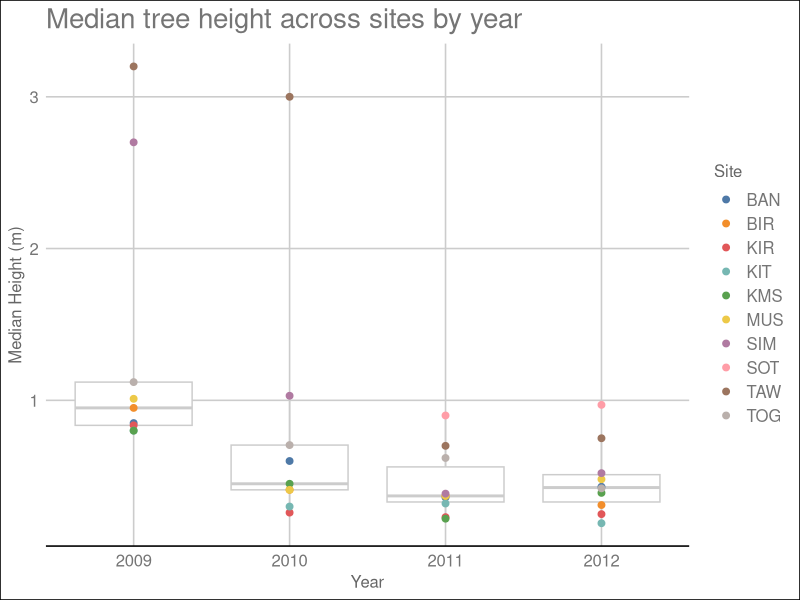
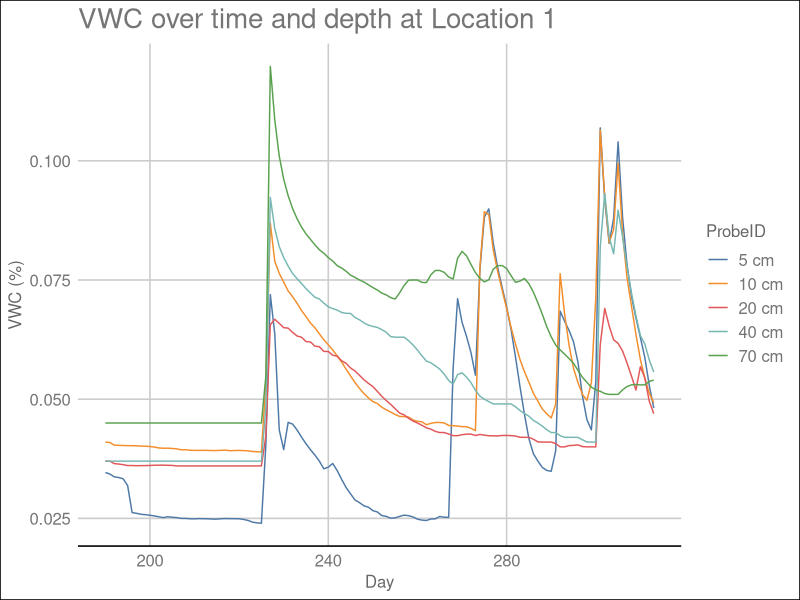

Source code (R) for these figures, in order:
## ---- chunk 1
knitr::opts_chunk$set(echo = TRUE)
library(dplyr)
library(ggplot2)
library(ggthemes)
library(tidyr)
## ---- chunk 2
treeData <- read.csv("data/Serengeti2.csv")

medHeight <- treeData %>%
  group_by(Site, Year) %>%
  summarise(medHt=median(Ht))

ggplot(data=medHeight, aes(x=Year, y=medHt, group=Year))+
  geom_boxplot(color="gray80")+
  geom_point(aes(color=Site), size=2)+
  theme_gdocs()+
  scale_x_continuous(breaks=c(2009, 2010, 2011, 2012))+
  scale_color_tableau()+
  xlab("Year")+
  ylab("Median Height (m)")+
  ggtitle("Median tree height across sites by year")
## ---- chunk 3
eucDistance <- function(pt1, pt2){
  #' Calculate euclidean distance between two points
  #'
  #' @param pt1 a vector of x and y coordinates for one point, ex c(1,10)
  #' @param pt2 a vector of x and y coordinates for the second point, ex c(2,5)
  #' @return the distance between the two points
  #' @examples
  #' eucDistance(pt1=c(0,0), pt2=c(5,10))
  ((pt1[1]-pt2[1])^2+(pt1[2]-pt2[2])^2)^(1/2)
}
## ---- chunk 4
eucDistance(pt1=c(4,-10), pt2=c(6,10))
## ---- chunk 5
simpsonsDiv <- function(abundances){
  #' Calculate Simpson's Diversity Index
  #'
  #' @param abundances a vector of species abundances
  #' @return a single value of diversity
  #' @example
  #' simpsonsDiv(c(50,67,2,4,49,0,0,4,5,7))
  numerator <- sum(abundances * (abundances-1))
  denomenator <- sum(abundances) * (sum(abundances)-1)
  numerator/denomenator
}
## ---- chunk 6
simpsonsDiv(c(0,0,5,7,19,25,7))
## ---- chunk 7
loggers <- read.csv("data/CR1000_SM_5_min.dat", skip=3)
colnames(loggers) <- c("Timestamp", "RN", "VWC1_5", "VWC1_10","VWC1_20", "VWC1_40", "VWC1_70", "VWC2_10", "VWC3_10", "VWC4_10", "Precip")

time <- strptime(loggers$Timestamp, "%Y-%m-%d %H:%M:%S")

loggers$Day <- time$yday
## ---- chunk 8
dailyVWC1 <- loggers %>%
  select(Day, contains("VWC1")) %>% #select on only vwc1
  group_by(Day) %>%
  summarise_all(mean) %>% #get means per day
  ungroup() %>%
  gather(key=ProbeID, value=VWC, VWC1_5:VWC1_70)#turn into long
  
# fix factors
dailyVWC1$ProbeID <- factor(dailyVWC1$ProbeID, levels=c("VWC1_5", "VWC1_10", "VWC1_20", "VWC1_40", "VWC1_70"))
## ---- chunk 9
ggplot(data=dailyVWC1[order(dailyVWC1$Day),], aes(x=Day, y=VWC, group=ProbeID))+
  geom_line(aes(color=ProbeID))+
  theme_gdocs()+
  scale_color_tableau(labels=c("5 cm", "10 cm", "20 cm", "40 cm", "70 cm"))+
  xlab("Day")+
  ylab("VWC (%)")+
  ggtitle("VWC over time and depth at Location 1")
